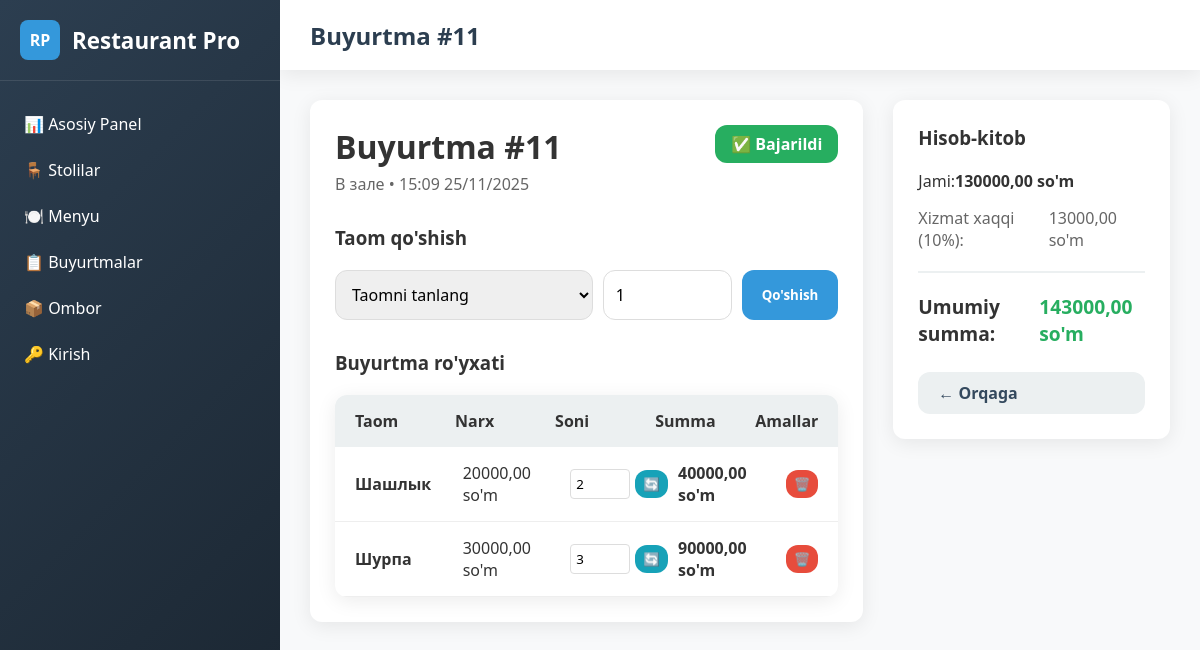
/orders/11/, run on the app's committed database.
### main/models.py (models this page shows, shortened)
class Order(models.Model):
    ORDER_TYPES = [
        ('dine_in', 'В зале'),
        ('takeaway', 'Навынос'),
        ('delivery', 'Доставка'),
    ]
    order_type = models.CharField(max_length=20, choices=ORDER_TYPES, default='dine_in')
    table = models.ForeignKey(Table, on_delete=models.SET_NULL, null=True, blank=True)
    customer_name = models.CharField(max_length=100, blank=True, verbose_name='Имя клиента')
    phone_number = models.CharField(max_length=20, blank=True, verbose_name='Телефон')
    address = models.TextField(blank=True, verbose_name='Адрес доставки')
    dishes = models.ManyToManyField(Dish, through='OrderItem')
    created_at = models.DateTimeField(auto_now_add=True)
    is_completed = models.BooleanField(default=False)
    def total_price(self):
        total = Decimal('0')
        for item in self.order_items.all():
            total += item.dish.price * item.quantity
        return total

class OrderItem(models.Model):
    order = models.ForeignKey(Order, on_delete=models.CASCADE, related_name='order_items')
    dish = models.ForeignKey(Dish, on_delete=models.CASCADE)
    quantity = models.PositiveIntegerField(default=1)
    @property
    def total(self):
        return self.dish.price * self.quantity

class Dish(models.Model):
    image = models.ImageField(upload_to='dishes/', blank=True, null=True)
    name = models.CharField(max_length=100)
    description = models.TextField(blank=True, null=True)
    price = models.DecimalField(max_digits=10, decimal_places=2)
    portions = models.PositiveIntegerField(default=0, verbose_name='Доступные порции')

### main/views.py (the view, shortened to what this page needs)
# urls.py: path('orders/<int:order_id>/', table_order, name='table_order_by_id'),
def table_order(request, table_id=None, order_id=None):
    if table_id:
        table = get_object_or_404(Table, id=table_id)
        order, created = Order.objects.get_or_create(
            table=table,
            is_completed=False
        )
        if created and not table.is_occupied:
            table.is_occupied = True
            table.save()
            messages.success(request, f'Стол {table.number} теперь занят!')
    else:
        order = get_object_or_404(Order, id=order_id)
    dishes = Dish.objects.all()
    order_items = order.order_items.all()
    subtotal = order.total_price()
    service_fee = subtotal * Decimal('0.10')
    total_with_service = subtotal + service_fee
    context = {
        'order': order,
        'dishes': dishes,
        'order_items': order_items,
        'subtotal': subtotal,
        'service_fee': service_fee,
        'total_with_service': total_with_service,
    }
    if not table_id:
        context['table'] = None
    else:
        context['table'] = table
    return render(request, 'table_order.html', context)

### templates/table_order.html (shortened to what this page needs)
{% extends 'base.html' %}
{% block page_title %}Buyurtma #{{ order.id }}{% endblock %}
{% block content %}
<div style="display: grid; grid-template-columns: 2fr 1fr; gap: 30px;">
    <div style="background: white; padding: 25px; border-radius: var(--border-radius); box-shadow: var(--shadow);">
        <div style="display: flex; justify-content: space-between; align-items: start; margin-bottom: 30px;">
            <div>
                <h1 style="margin-bottom: 5px;">Buyurtma #{{ order.id }}</h1>
                <div style="color: #666;">
                    {% if table %}
                    🪑 Stol {{ table.number }} • {{ table.seats }} kishi
                    {% else %}
                    {{ order.get_order_type_display }}
                    {% endif %}
                    • {{ order.created_at|date:"H:i d/m/Y" }}
                </div>
            </div>
            <div style="background: {% if order.is_completed %}var(--success){% else %}var(--warning){% endif %}; color: white; padding: 8px 16px; border-radius: var(--border-radius); font-weight: 600;">
                {% if order.is_completed %}✅ Bajarildi{% else %}🔄 Jarayonda{% endif %}
            </div>
        </div>
        <h3 style="margin-bottom: 20px;">Taom qo'shish</h3>
        <form method="post" style="display: grid; grid-template-columns: 2fr 1fr auto; gap: 10px; margin-bottom: 30px;">
            <select name="dish_id" class="form-control" required>
                <option value="">Taomni tanlang</option>
            </select>
            <input type="number" name="quantity" value="1" min="1" class="form-control" required>
            <button type="submit" class="btn btn-primary">Qo'shish</button>
        </form>
        <h3 style="margin-bottom: 20px;">Buyurtma ro'yxati</h3>
        {% if order_items %}
        <div class="table">
            <div class="table-header">
                <div>Taom</div>
                <div>Narx</div>
                <div>Soni</div>
                <div>Summa</div>
                <div>Amallar</div>
            </div>
            {% for item in order_items %}
            <div class="table-row">
                <div>
                    <strong>{{ item.dish.name }}</strong>
                </div>
                <div>{{ item.dish.price }} so'm</div>
                <div>
                    <form method="post" style="display: flex; gap: 5px; align-items: center;">
                        <input type="number" name="quantity" value="{{ item.quantity }}" min="1" style="width: 60px; padding: 5px; border: 1px solid #ddd; border-radius: 4px;">
                        <button type="submit" class="btn" style="padding: 5px 8px; background: var(--info); color: white;">🔄</button>
                    </form>
                </div>
                <div><strong>{{ item.total }} so'm</strong></div>
                <div class="action-buttons">
                    <form method="post" style="display: inline;">
                        <button type="submit" class="btn" style="background: var(--danger); color: white; padding: 5px 8px;">🗑️</button>
                    </form>
                </div>
            </div>
            {% endfor %}
        </div>
        {% else %}
        <div style="text-align: center; padding: 40px; color: #666; background: var(--light); border-radius: var(--border-radius);">
            <div style="font-size: 3rem; margin-bottom: 15px;">🍽️</div>
            <h4>Hozircha buyurtmalar yo'q</h4>
            <p>Yuqoridan taom qo'shing</p>
        </div>
        {% endif %}
    </div>
    <div style="background: white; padding: 25px; border-radius: var(--border-radius); box-shadow: var(--shadow); height: fit-content;">
        <h3 style="margin-bottom: 20px;">Hisob-kitob</h3>
        <div style="display: flex; justify-content: between; margin-bottom: 15px;">
            <span>Jami:</span>
            <span><strong>{{ subtotal }} so'm</strong></span>
        </div>
        <div style="display: flex; justify-content: between; margin-bottom: 15px; color: #666;">
            <span>Xizmat xaqqi (10%):</span>
            <span>{{ service_fee|floatformat:2 }} so'm</span>
        </div>
        <hr style="margin: 20px 0; border: none; border-top: 2px solid var(--light);">
        <div style="display: flex; justify-content: between; margin-bottom: 25px; font-size: 1.2rem; font-weight: 700;">
            <span>Umumiy summa:</span>
            <span style="color: var(--success);">{{ total_with_service|floatformat:2 }} so'm</span>
        </div>
        <div style="margin-top: 20px; display: flex; gap: 10px;">
            <a href="{% if table %}{% url 'tables' %}{% else %}{% url 'orders' %}{% endif %}" class="btn" style="background: var(--light); color: var(--dark); flex: 1; text-align: center;">
                ← Orqaga
            </a>
        </div>
    </div>
</div>
{% endblock %}

### templates/base.html (style rules this page uses)
:root { --primary: #2c3e50; --secondary: #3498db; --success: #27ae60; --danger: #e74c3c; --warning: #f39c12; --info: #17a2b8; --light: #ecf0f1; --dark: #34495e; --sidebar-width: 280px; --header-height: 70px; --border-radius: 12px; --shadow: 0 4px 20px rgba(0, 0, 0, 0.08); --transition: all 0.3s ease; }
* { margin: 0; padding: 0; box-sizing: border-box; font-family: 'Segoe UI', Tahoma, Geneva, Verdana, sans-serif; }
body { background-color: #f8f9fa; color: #333; display: flex; min-height: 100vh; }
.btn { padding: 10px 20px; border: none; border-radius: var(--border-radius); cursor: pointer; font-weight: 600; transition: var(--transition); display: inline-flex; align-items: center; gap: 8px; text-decoration: none; }
.btn-primary { background: var(--secondary); color: white; }
.table { background: white; border-radius: var(--border-radius); overflow: hidden; box-shadow: var(--shadow); width: 100%; }
.table-header { display: grid; grid-template-columns: 1fr 1fr 1fr 1fr auto; padding: 15px 20px; background: var(--light); font-weight: 600; }
.table-row { display: grid; grid-template-columns: 1fr 1fr 1fr 1fr auto; padding: 15px 20px; border-bottom: 1px solid #eee; align-items: center; }
.action-buttons { display: flex; gap: 8px; }
.form-control { width: 100%; padding: 12px; border: 1px solid #ddd; border-radius: var(--border-radius); font-size: 1rem; }

### data on the page
Order: id "11", order_type "В зале", created_at "15:09 25/11/2025"
OrderItem: dish.name "Шашлык", dish.price "20000,00", quantity "2", total "40000,00"
OrderItem: dish.name "Шурпа", dish.price "30000,00", quantity "3", total "90000,00"

### other printed values
{{ subtotal }} "130000,00"
{{ service_fee|floatformat:2 }} "13000,00"
{{ total_with_service|floatformat:2 }} "143000,00"
